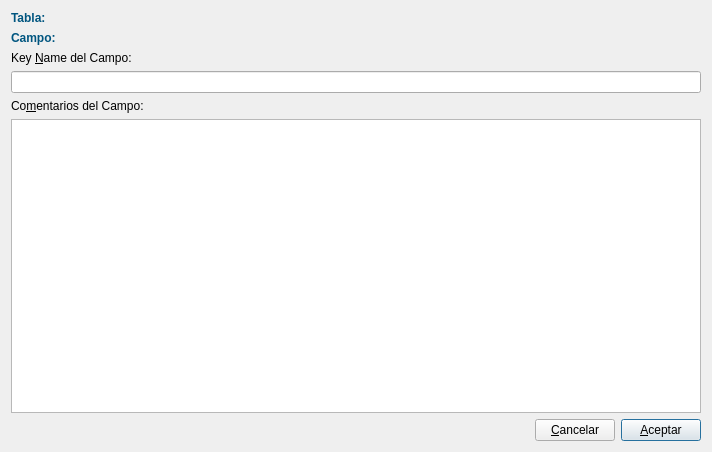
<?xml version="1.0" encoding="UTF-8"?>
<ui version="4.0">
 <class>Dialog</class>
 <widget class="QDialog" name="Dialog">
  <property name="geometry">
   <rect>
    <x>0</x>
    <y>0</y>
    <width>712</width>
    <height>452</height>
   </rect>
  </property>
  <property name="sizePolicy">
   <sizepolicy hsizetype="Fixed" vsizetype="Fixed">
    <horstretch>0</horstretch>
    <verstretch>0</verstretch>
   </sizepolicy>
  </property>
  <property name="minimumSize">
   <size>
    <width>476</width>
    <height>331</height>
   </size>
  </property>
  <property name="windowTitle">
   <string>Datos del campo</string>
  </property>
  <property name="windowIcon">
   <iconset>
    <normaloff>Doc.ico</normaloff>Doc.ico</iconset>
  </property>
  <layout class="QGridLayout" name="gridLayout">
   <item row="0" column="0">
    <widget class="QLabel" name="lblTabla">
     <property name="palette">
      <palette>
       <active>
        <colorrole role="WindowText">
         <brush brushstyle="SolidPattern">
          <color alpha="255">
           <red>0</red>
           <green>85</green>
           <blue>127</blue>
          </color>
         </brush>
        </colorrole>
       </active>
       <inactive>
        <colorrole role="WindowText">
         <brush brushstyle="SolidPattern">
          <color alpha="255">
           <red>0</red>
           <green>85</green>
           <blue>127</blue>
          </color>
         </brush>
        </colorrole>
       </inactive>
       <disabled>
        <colorrole role="WindowText">
         <brush brushstyle="SolidPattern">
          <color alpha="255">
           <red>120</red>
           <green>120</green>
           <blue>120</blue>
          </color>
         </brush>
        </colorrole>
       </disabled>
      </palette>
     </property>
     <property name="font">
      <font>
       <pointsize>9</pointsize>
       <weight>75</weight>
       <bold>true</bold>
      </font>
     </property>
     <property name="text">
      <string>Tabla: </string>
     </property>
    </widget>
   </item>
   <item row="1" column="0">
    <widget class="QLabel" name="lblCampo">
     <property name="palette">
      <palette>
       <active>
        <colorrole role="WindowText">
         <brush brushstyle="SolidPattern">
          <color alpha="255">
           <red>0</red>
           <green>85</green>
           <blue>127</blue>
          </color>
         </brush>
        </colorrole>
       </active>
       <inactive>
        <colorrole role="WindowText">
         <brush brushstyle="SolidPattern">
          <color alpha="255">
           <red>0</red>
           <green>85</green>
           <blue>127</blue>
          </color>
         </brush>
        </colorrole>
       </inactive>
       <disabled>
        <colorrole role="WindowText">
         <brush brushstyle="SolidPattern">
          <color alpha="255">
           <red>120</red>
           <green>120</green>
           <blue>120</blue>
          </color>
         </brush>
        </colorrole>
       </disabled>
      </palette>
     </property>
     <property name="font">
      <font>
       <pointsize>9</pointsize>
       <weight>75</weight>
       <bold>true</bold>
      </font>
     </property>
     <property name="text">
      <string>Campo: </string>
     </property>
    </widget>
   </item>
   <item row="2" column="0">
    <widget class="QLabel" name="lblKeyNameCampo">
     <property name="sizePolicy">
      <sizepolicy hsizetype="Preferred" vsizetype="Preferred">
       <horstretch>0</horstretch>
       <verstretch>0</verstretch>
      </sizepolicy>
     </property>
     <property name="text">
      <string>Key &amp;Name del Campo:</string>
     </property>
     <property name="buddy">
      <cstring>txtKeyName</cstring>
     </property>
    </widget>
   </item>
   <item row="3" column="0" colspan="3">
    <widget class="QLineEdit" name="txtKeyName">
     <property name="sizePolicy">
      <sizepolicy hsizetype="Preferred" vsizetype="Preferred">
       <horstretch>0</horstretch>
       <verstretch>0</verstretch>
      </sizepolicy>
     </property>
     <property name="palette">
      <palette>
       <active>
        <colorrole role="Text">
         <brush brushstyle="SolidPattern">
          <color alpha="255">
           <red>0</red>
           <green>0</green>
           <blue>255</blue>
          </color>
         </brush>
        </colorrole>
        <colorrole role="PlaceholderText">
         <brush brushstyle="NoBrush">
          <color alpha="128">
           <red>0</red>
           <green>0</green>
           <blue>255</blue>
          </color>
         </brush>
        </colorrole>
       </active>
       <inactive>
        <colorrole role="Text">
         <brush brushstyle="SolidPattern">
          <color alpha="255">
           <red>0</red>
           <green>0</green>
           <blue>255</blue>
          </color>
         </brush>
        </colorrole>
        <colorrole role="PlaceholderText">
         <brush brushstyle="NoBrush">
          <color alpha="128">
           <red>0</red>
           <green>0</green>
           <blue>255</blue>
          </color>
         </brush>
        </colorrole>
       </inactive>
       <disabled>
        <colorrole role="Text">
         <brush brushstyle="SolidPattern">
          <color alpha="255">
           <red>120</red>
           <green>120</green>
           <blue>120</blue>
          </color>
         </brush>
        </colorrole>
        <colorrole role="PlaceholderText">
         <brush brushstyle="NoBrush">
          <color alpha="128">
           <red>0</red>
           <green>0</green>
           <blue>255</blue>
          </color>
         </brush>
        </colorrole>
       </disabled>
      </palette>
     </property>
     <property name="font">
      <font>
       <family>Segoe UI</family>
       <pointsize>8</pointsize>
      </font>
     </property>
    </widget>
   </item>
   <item row="4" column="0">
    <widget class="QLabel" name="lblComentariosCampo">
     <property name="text">
      <string>Co&amp;mentarios del Campo:</string>
     </property>
     <property name="buddy">
      <cstring>pteComentariosCampo</cstring>
     </property>
    </widget>
   </item>
   <item row="5" column="0" colspan="3">
    <widget class="QPlainTextEdit" name="pteComentariosCampo">
     <property name="palette">
      <palette>
       <active>
        <colorrole role="Text">
         <brush brushstyle="SolidPattern">
          <color alpha="255">
           <red>0</red>
           <green>0</green>
           <blue>255</blue>
          </color>
         </brush>
        </colorrole>
        <colorrole role="PlaceholderText">
         <brush brushstyle="NoBrush">
          <color alpha="128">
           <red>0</red>
           <green>0</green>
           <blue>255</blue>
          </color>
         </brush>
        </colorrole>
       </active>
       <inactive>
        <colorrole role="Text">
         <brush brushstyle="SolidPattern">
          <color alpha="255">
           <red>0</red>
           <green>0</green>
           <blue>255</blue>
          </color>
         </brush>
        </colorrole>
        <colorrole role="PlaceholderText">
         <brush brushstyle="NoBrush">
          <color alpha="128">
           <red>0</red>
           <green>0</green>
           <blue>255</blue>
          </color>
         </brush>
        </colorrole>
       </inactive>
       <disabled>
        <colorrole role="Text">
         <brush brushstyle="SolidPattern">
          <color alpha="255">
           <red>120</red>
           <green>120</green>
           <blue>120</blue>
          </color>
         </brush>
        </colorrole>
        <colorrole role="PlaceholderText">
         <brush brushstyle="NoBrush">
          <color alpha="128">
           <red>0</red>
           <green>0</green>
           <blue>255</blue>
          </color>
         </brush>
        </colorrole>
       </disabled>
      </palette>
     </property>
     <property name="font">
      <font>
       <family>Segoe UI</family>
       <pointsize>8</pointsize>
      </font>
     </property>
    </widget>
   </item>
   <item row="6" column="0">
    <spacer name="horizontalSpacer">
     <property name="orientation">
      <enum>Qt::Horizontal</enum>
     </property>
     <property name="sizeHint" stdset="0">
      <size>
       <width>529</width>
       <height>20</height>
      </size>
     </property>
    </spacer>
   </item>
   <item row="6" column="1">
    <widget class="QPushButton" name="btnCancel">
     <property name="text">
      <string>&amp;Cancelar</string>
     </property>
    </widget>
   </item>
   <item row="6" column="2">
    <widget class="QPushButton" name="btnOk">
     <property name="text">
      <string>&amp;Aceptar</string>
     </property>
     <property name="default">
      <bool>true</bool>
     </property>
    </widget>
   </item>
  </layout>
 </widget>
 <resources/>
 <connections>
  <connection>
   <sender>btnCancel</sender>
   <signal>clicked()</signal>
   <receiver>Dialog</receiver>
   <slot>close()</slot>
   <hints>
    <hint type="sourcelabel">
     <x>351</x>
     <y>313</y>
    </hint>
    <hint type="destinationlabel">
     <x>237</x>
     <y>165</y>
    </hint>
   </hints>
  </connection>
 </connections>
</ui>
